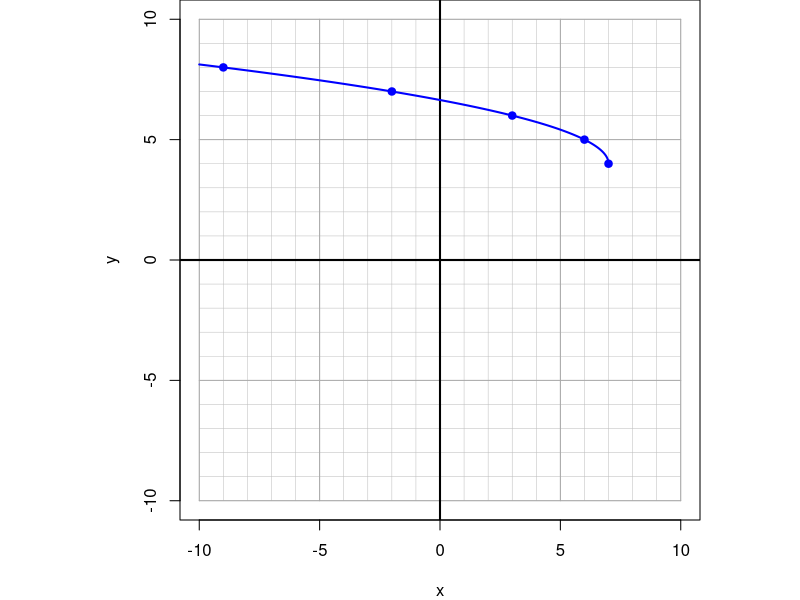
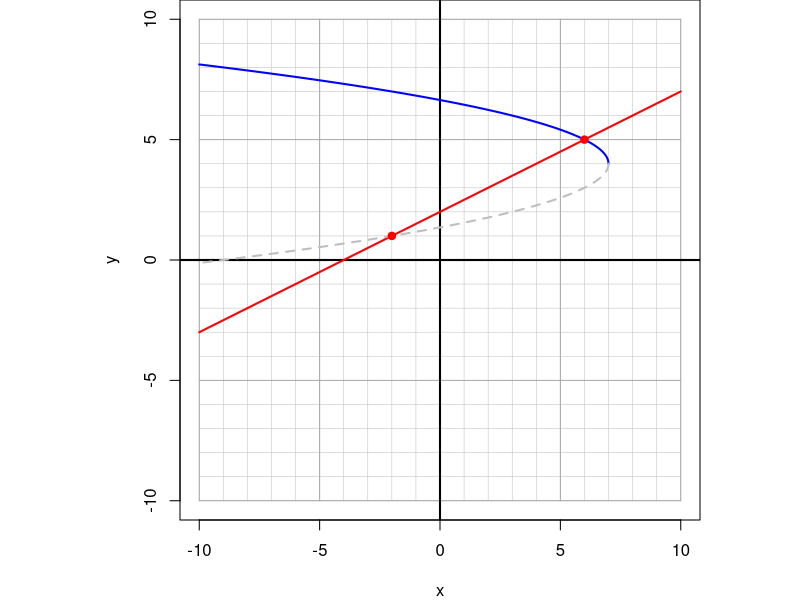

Reproduce these figures in R, in order.
## ---- chunk 1
gcd2 <- function(a, b) {
  if (b == 0) a else Recall(b, a %% b)
}
gcd <- function(...) Reduce(gcd2, c(...))

fsimp = function(top,bot){
    gg = abs(gcd(c(top,bot)))
    top = round(abs(top)/gg*sign(top*bot))
    bot = round(abs(mbot)/gg)
    if(bot==1){
        return(top)
    } else {
        return(paste0("\\frac{",top,"}{",bot,"}"))
    }
}

xpar = c(0,1,4,9)
ypar = c(0,1,2,3)
xext = c(1,4,9)
yext = c(-1,-2,-3)

# horizontal shift before possible reflection

# y = a*sqrt(bx-h)+k

h = sample(c(-9:-1,1),1)
a = 1 #sample(c(-3,-2,-1,1,2,3),1)
k = sample(c(((-10+3*abs(a)):-1),(1:(10-3*abs(a)))),1)
b = sample(c(-1,1),1)


xc = (xpar+h)/b
yc = a*ypar+k
xd = (xext+h)/b
yd = k+a*yext

nval = 1 #sample(0:2,1)

if(nval==0){
    ii = sample(1:length(xd),2)
    xi = xd[ii]
    yi = yd[ii]
    isval = c(F,F)
    wrd = c("an extraneous","an extraneous")
}
if(nval==1){
    while(T){
        ic = sample(1:length(xc),1)
        id = sample(1:length(xd),1)
        xic = xc[ic]
        yic = yc[ic]
        xid = xd[id]
        yid = yd[id]
        ii = sample(1:2)
        xi = c(xic,xid)[ii]
        yi = c(yic,yid)[ii]
        isval = c(T,F)[ii]
        wrd = c("a valid","an extraneous")[ii]
        if(xic!=xid){break}
    }
}
if(nval==2){
    ii = sample(1:length(xc),2)
    xi = xc[ii]
    yi = yc[ii]
    isval = c(T,T)
    wrd = c("a valid","a valid")
}

mtop = diff(yi)
mbot = diff(xi)
mf = fsimp(mtop,mbot)


while(T){
    xp = sample(-10:10,1)
    yp = mtop*(xp-xi[1])/mbot+yi[1]
    if(abs(yp)<=10 && abs(yp)%%1==0 && yp!=yi[1] && yp!=yi[2]){break}
}

if(b==-1){
    fx = paste0(k,"+\\sqrt{-x+",-h,"}")
} else {
    fx = paste0(k,"+\\sqrt{x+",-h,"}")
}
Lx = paste0(mf,"(x+",-xp,")+",yp)
fx = gsub("+-","-",fx,fixed=T)
Lx = gsub("+-","-",Lx,fixed=T)
Lx = gsub("=1(","=(",Lx,fixed=T)
Lx = gsub("=-1(","=-(",Lx,fixed=T)

ach = -10:10
ava = c("an extraneous","a valid")

al1 = paste0("* ",ach,collapse="\n")
al2 = paste0("* ",ava,collapse="\n")

minxii = which(xi==min(xi))
maxxii = which(xi==max(xi))

sol1 = paste0(1*(ach==xi[minxii]),collapse="")
sol2 = paste0(1*(c(F,T)==isval[minxii]),collapse="")
sol3 = paste0(1*(ach==xi[maxxii]),collapse="")
sol4 = paste0(1*(c(F,T)==isval[maxxii]),collapse="")

## ---- chunk 2
par(pty="s",mar=c(4,4,0,0))
plot(0,0,"n",xlim=c(-10,10),ylim=c(-10,10),xlab="x",ylab="y")

for(i in -10:10){
    lines(c(i,i),c(-10,10),col="grey",lwd=0.5)
    lines(c(-10,10),c(i,i),col="grey",lwd=0.5)
}
for(i in seq(-10,10,5)){
    lines(c(i,i),c(-10,10),col="darkgrey",lwd=1)
    lines(c(-10,10),c(i,i),col="darkgrey",lwd=1)
}
abline(h=0,lwd=2)
abline(v=0,lwd=2)

xx = seq(h*sign(b),10*sign(b),0.01*sign(b))
yy = a*sqrt(b*xx-h)+k

xx = xx[abs(yy)<=10]
yy = yy[abs(yy)<=10]


lines(xx,yy,col="blue",lwd=2)

x2 = (c(0,1,4,9,16)+h)/b
y2 = a*c(0,1,2,3,4)+k
x2 = x2[abs(y2)<=10]
y2 = y2[abs(y2)<=10]

points(x2,y2,pch=19,col="blue")

## ---- chunk 3
par(pty="s",mar=c(4,4,0,0))
plot(0,0,"n",xlim=c(-10,10),ylim=c(-10,10),xlab="x",ylab="y")

for(i in -10:10){
    lines(c(i,i),c(-10,10),col="grey",lwd=0.5)
    lines(c(-10,10),c(i,i),col="grey",lwd=0.5)
}
for(i in seq(-10,10,5)){
    lines(c(i,i),c(-10,10),col="darkgrey",lwd=1)
    lines(c(-10,10),c(i,i),col="darkgrey",lwd=1)
}
abline(h=0,lwd=2)
abline(v=0,lwd=2)

xx = seq(h*sign(b),10*sign(b),0.01*sign(b))
yy = a*sqrt(b*xx-h)+k

xx = xx[abs(yy)<=10]
yy = yy[abs(yy)<=10]


lines(xx,yy,col="blue",lwd=2)

x2 = (c(0,1,4,9,16)+h)/b
y2 = a*c(0,1,2,3,4)+k
x2 = x2[abs(y2)<=10]
y2 = y2[abs(y2)<=10]

# points(x2,y2,pch=19,col="blue")

xl = seq(-10,10,0.1)
yl = mtop/mbot*(xl-xi[1])+yi[1]
xl = xl[abs(yl)<=10]
yl = yl[abs(yl)<=10]

lines(xl,yl,col="red",lwd=2)

xx = seq(h*sign(b),10*sign(b),0.01*sign(b))
yy = -a*sqrt(b*xx-h)+k

xx = xx[abs(yy)<=10]
yy = yy[abs(yy)<=10]

lines(xx,yy,col="grey",lwd=2,lty=2)

points(xi,yi,pch=19,col="red")
